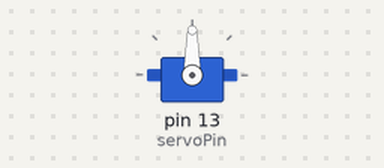
The sketch below on a simulated Arduino Uno, built with avr-gcc and run on an emulated ATmega328P. Parts: servo. At 3.6 s the program stops and its outputs stay as they are.

Above: at 0.1 s.
At 1.1 s:
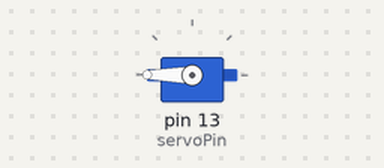
At 2.4 s:
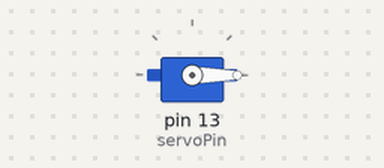
Timing chart, 0 to 3.9 s (numbered marks = the images above):
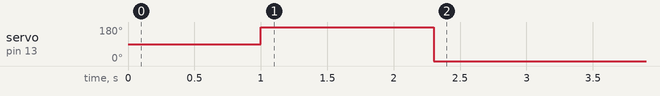

Measured:
- by itself, servo on pin 13 (servoPin): 90° → 180° at 1.0 s, → 0° 1.3 s later

The sketch:

box_pickup.ino
```cpp
// BOX PICKUP - ROBOTIC ARM
// Use this at the START to pick up the blue box
// Arm goes down, scoops/grabs box, lifts up

#include <Servo.h>

Servo elbowServo;
const int servoPin = 13;

// Servo positions - ADJUST THESE based on your arm!
const int ARM_UP = 0;         // Arm lifted (holding box)
const int ARM_DOWN = 180;     // Arm down (reach box on ground)
const int ARM_MIDDLE = 90;    // Neutral position

// Timing
const int LOWER_TIME = 800;   // Time to lower arm to box
const int GRAB_TIME = 500;    // Time to grip/scoop box
const int LIFT_TIME = 800;    // Time to lift box up

void setup() {
  elbowServo.attach(servoPin);

  // Start with arm up/neutral
  elbowServo.write(ARM_MIDDLE);
  delay(1000);

  // Pick up the box
  pickUpBox();

  // Hold box in lifted position
  // (Don't return to neutral - keep holding!)

  // Done - robot can now drive with box
  while(1);
}

void loop() {
  // Not used
}

void pickUpBox() {
  // Step 1: Lower arm to reach box on ground
  elbowServo.write(ARM_DOWN);
  delay(LOWER_TIME);

  // Step 2: Pause to ensure arm is down
  delay(GRAB_TIME);

  // Step 3: Lift arm up with box
  // (Box should be scooped/grabbed by arm/gripper)
  elbowServo.write(ARM_UP);
  delay(LIFT_TIME);

  // Step 4: Hold position (keep box lifted)
  delay(500);

  // Box is now picked up and held!
}


// ==========================================
// ALTERNATIVE: Smooth pickup motion
// ==========================================
/*
void pickUpBoxSmooth() {
  // Slowly lower arm
  for(int angle = ARM_MIDDLE; angle <= ARM_DOWN; angle++) {
    elbowServo.write(angle);
    delay(15);
  }

  delay(GRAB_TIME);

  // Quickly lift up
  elbowServo.write(ARM_UP);
  delay(LIFT_TIME);
}
*/


// ==========================================
// ALTERNATIVE: If you need to "scoop" the box
// ==========================================
/*
void scoopBox() {
  // Lower arm behind box
  elbowServo.write(ARM_DOWN);
  delay(600);

  // Robot drives forward slightly here (add motor code)
  // This pushes box into the scoop

  // Lift with box
  elbowServo.write(ARM_UP);
  delay(800);
}
*/
```
